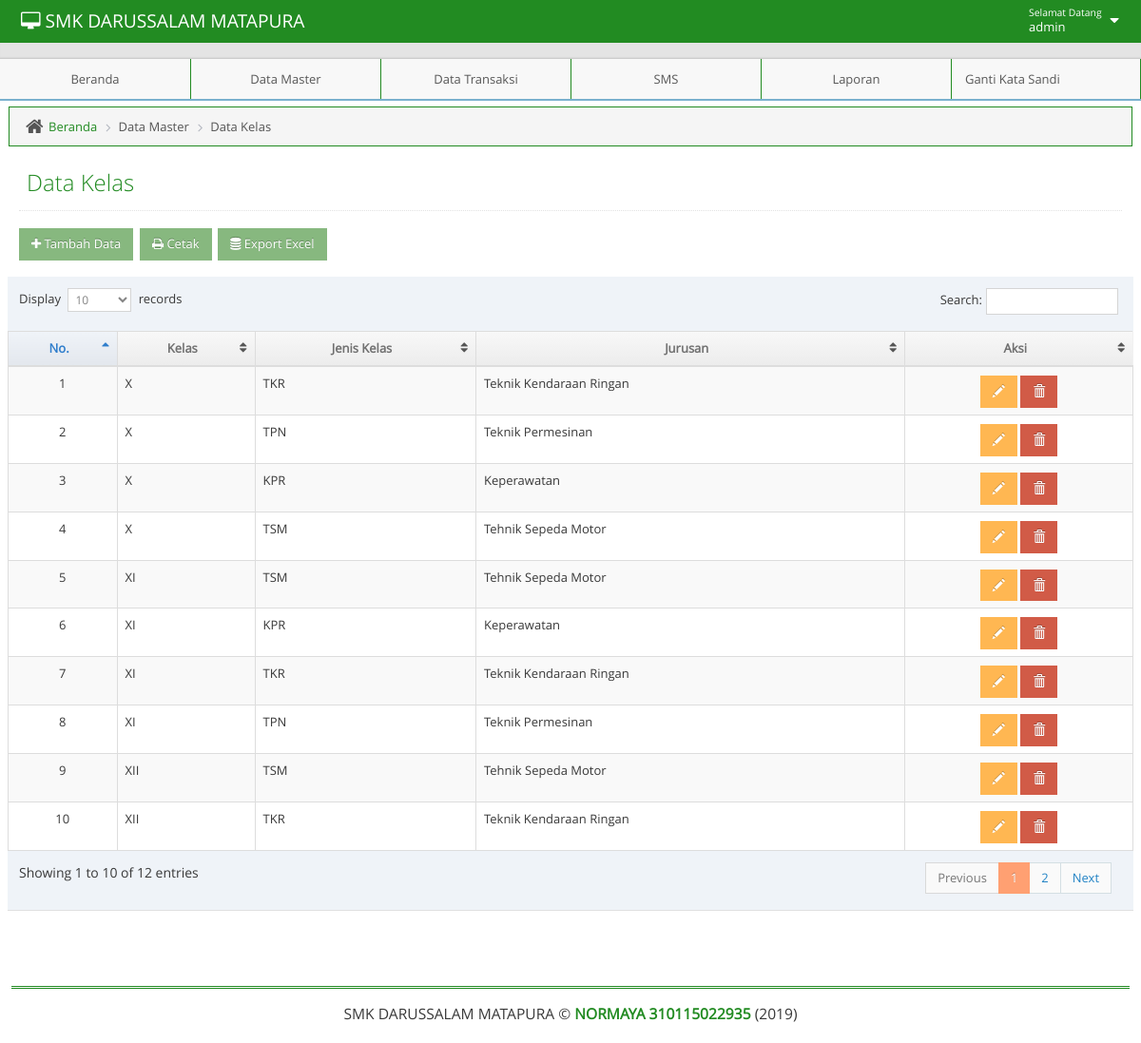
Page /admin/adminmainapp.php?unit=m_kelas&act=datagrid (signed in) on the committed database.
### tables this page shows
CREATE TABLE IF NOT EXISTS `t_kelas` (
  `kd_kelas` int(11) NOT NULL AUTO_INCREMENT,
  `namak` varchar(11) NOT NULL,
  `jnsk` varchar(11) NOT NULL,
  `kd_jurusan` int(11) NOT NULL,
  PRIMARY KEY (`kd_kelas`)
);

CREATE TABLE IF NOT EXISTS `t_jurusan` (
  `kd_jurusan` int(11) NOT NULL AUTO_INCREMENT,
  `namajur` varchar(50) NOT NULL,
  PRIMARY KEY (`kd_jurusan`)
);

### admin/unit/m_kelas.php (the view, shortened to what this page needs)
<?php
$act = $_GET['act'];
switch($act){
    case "datagrid":
        ?>
<?php
include("../admin/leftbar.php");
?>
<div class="main-content">
    <div class="main-content-inner">
	<div class="breadcrumbs ace-save-state" id="breadcrumbs">
            <ul class="breadcrumb">
                <li>
                    <i class="ace-icon fa fa-home home-icon"></i>
                    <a href="adminmainapp.php?unit=dashboard">Beranda</a>
                </li>
                <li>Data Master</li>
		<li>Data Kelas</li>
            </ul>
	</div>
        <div class="page-content">
            <div class="page-header">
                <h1>Data Kelas
                </h1>
            </div>
            <h1>
                    <a href="?unit=m_kelas&act=input">
                        <button class="btn btn-sm btn-success"><i class="fa fa-plus"></i> Tambah Data</button>
                    </a>
                    <a href="?unit=ml_kelas" target="_blank">
                        <button class="btn btn-sm btn-success"><i class="fa fa-print"></i> Cetak</button>
                    </a>
					<a href="unit/mxp_kelas.php">
                        <button class="btn btn-sm btn-success"><i class="fa fa-database"></i> Export Excel</button>
                    </a>
                </h1>
            <div class="row">
                <div class="col-xs-12">
                    <div class="row">
                        <div class="box box-primary">
                            <div class="box-body table-responsive padding">
                              <table id="datatable" class="table table-striped table-bordered table-hover">
                                <thead>
                                    <tr>
                                        <th style="text-align: center">No.</th>
                                        <th style="text-align: center">Kelas</th>
                                        <th style="text-align: center">Jenis Kelas</th>
                                        <th style="text-align: center">Jurusan</th>
                                        <th style="text-align: center">Aksi</th>
                                    </tr>
                                </thead>
                                <tbody>
                                    <?php $no=1;
                                    $qdatagrid =" SELECT
													t_kelas.kd_kelas, t_kelas.namak, t_kelas.jnsk,
													 t_jurusan.kd_jurusan, t_jurusan.namajur
													 FROM
													  t_kelas
														JOIN t_jurusan ON t_kelas.kd_jurusan = t_jurusan.kd_jurusan
														order by t_kelas.namak asc";
                                    $rdatagrid = mysqli_query($mysqli, $qdatagrid);
                                    while($ddatagrid=mysqli_fetch_assoc($rdatagrid)) {
										 echo "
                                        <tr>
                                             <td style= text-align:center>$no</td>
                                             <td style= text-align:left  >$ddatagrid[namak]</td>
                                             <td style= text-align:left  >$ddatagrid[jnsk]</td>
											  <td style= text-align:left  >$ddatagrid[namajur]</td>
                                             <td style=text-align:center>
                                                 <a href=?unit=m_kelas&act=update&kd_kelas=$ddatagrid[kd_kelas] class='btn btn-sm btn-warning glyphicon glyphicon-pencil' ></a>
                                                 <a href=?unit=m_kelas&act=delete&kd_kelas=$ddatagrid[kd_kelas] class='btn btn-sm btn-danger glyphicon glyphicon-trash' onclick='return confirm(\"Yakin Akan Menghapus Data?\")'></a>
                                             </td>
                                        </tr>
                                        ";
                                        $no++;
                                     }
                                     ?>
                                </tbody>
                                </table>
                            </div>
                        </div>
                    </div>
                </div>
            </div>
        </div>
    </div>
</div>
<?php
include("../admin/footer.php");
?>
	</body>
</html>
 <?php
        break;
            ?>
 <?php
}

### admin/navbar.php (shortened to what this page needs)
<body class="no-skin">
        <?php
         $qupdate = "SELECT * FROM  t_admin WHERE username = '".$_SESSION['username']."'";
        $rupdate = mysqli_query($mysqli, $qupdate);
        $dupdate = mysqli_fetch_assoc($rupdate);
        ?>
        <div id="navbar" class="navbar navbar-default ace-save-state">
            <div class="navbar-container ace-save-state" id="navbar-container">
            <div class="navbar-header pull-left">
                <a href="adminmainapp.php?unit=dashboard" class="navbar-brand"><small><i class="fa fa-desktop"></i>  SMK DARUSSALAM MATAPURA </small></a>
            </div>
            <div class="navbar-buttons navbar-header pull-right" role="navigation">
              <ul class="nav ace-nav">
                <li class="light-blue dropdown-modal">
                  <a data-toggle="dropdown" href="#" class="dropdown-toggle">
                    <span class="user-info"><small>Selamat Datang</small>  <?php echo $dupdate['username']; ?></span>
                    <i class="ace-icon fa fa-caret-down"></i>
                  </a>
                </li>
              </ul>
            </div>
        </div>
    </div>

### css/tentang/style.css (style rules this page uses)
html { font-family:sans-serif; -ms-text-size-adjust:100%; -webkit-text-size-adjust:100% }
body { margin:0 }
a { background-color:transparent }
h1 { font-size:2em; margin:.67em 0 }
small { font-size:80% }
button,input,optgroup,select,textarea { color:inherit; font:inherit; margin:0 }
button { overflow:visible }
button,select { text-transform:none }
button,html input[type=button],input[type=reset],input[type=submit] { -webkit-appearance:button; cursor:pointer }
table { border-collapse:collapse; border-spacing:0 }
td,th { padding:0 }
.border-box,article,body,code,dd,div,dl,dt,fieldset,footer,form,header,html,input[type=email],input[type=password],input[type=tel],input[type=text],input[type=url],li,main,ol,p,pre,section,textarea,ul { box-sizing:border-box }

### rows in the picture
t_kelas: namak "X", jnsk "TKR", kd_jurusan.namajur "Teknik Kendaraan Ringan"
t_kelas: namak "X", jnsk "TPN", kd_jurusan.namajur "Teknik Permesinan"
t_kelas: namak "X", jnsk "KPR", kd_jurusan.namajur "Keperawatan"
t_kelas: namak "X", jnsk "TSM", kd_jurusan.namajur "Tehnik Sepeda Motor"
t_kelas: namak "XI", jnsk "TSM", kd_jurusan.namajur "Tehnik Sepeda Motor"
t_kelas: namak "XI", jnsk "KPR", kd_jurusan.namajur "Keperawatan"
t_kelas: namak "XI", jnsk "TKR", kd_jurusan.namajur "Teknik Kendaraan Ringan"
t_kelas: namak "XI", jnsk "TPN", kd_jurusan.namajur "Teknik Permesinan"
t_kelas: namak "XII", jnsk "TSM", kd_jurusan.namajur "Tehnik Sepeda Motor"
t_kelas: namak "XII", jnsk "TKR", kd_jurusan.namajur "Teknik Kendaraan Ringan"

### other values in the picture
$dupdate['username'] "admin"
